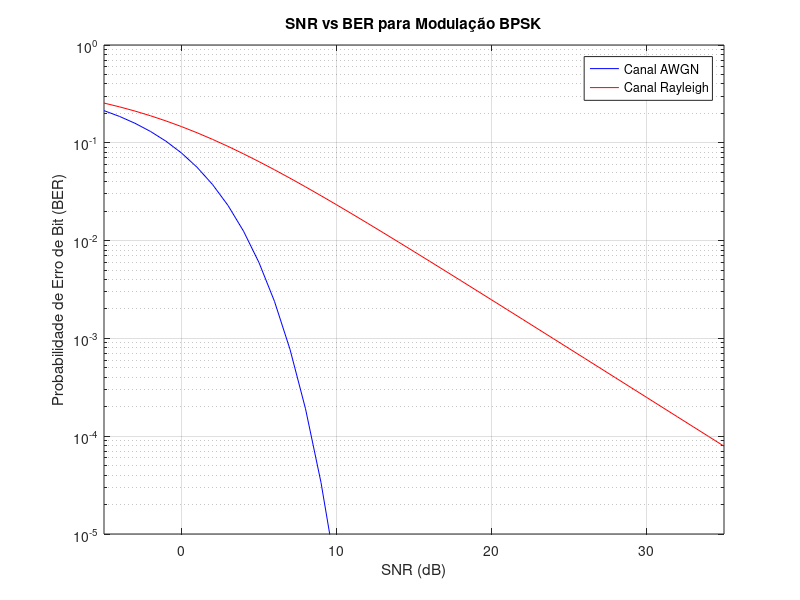
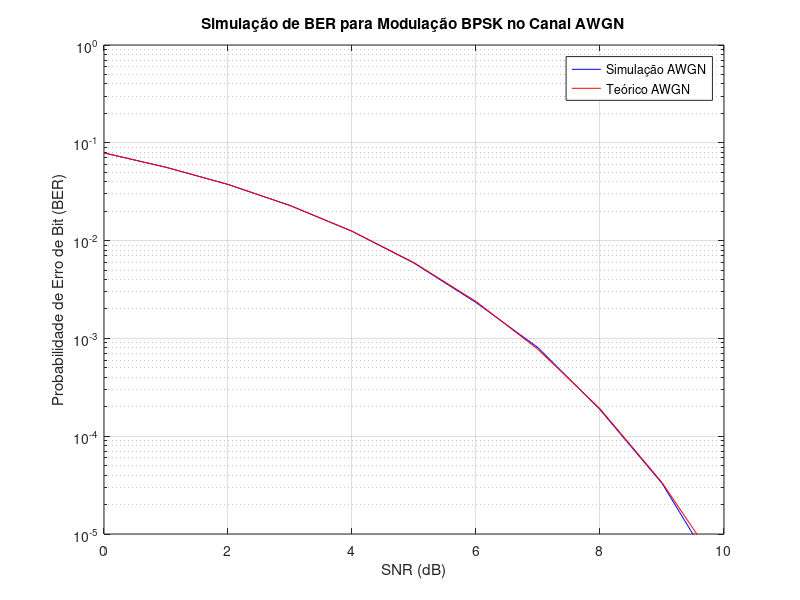
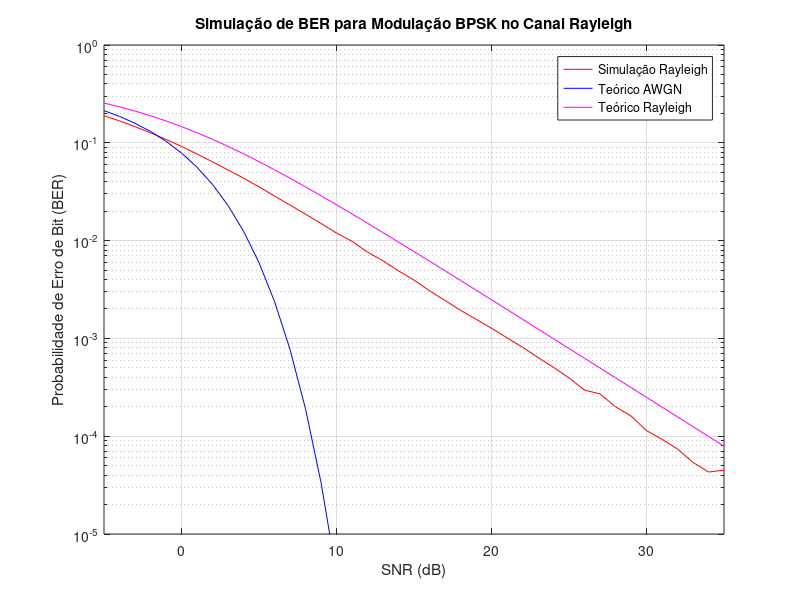
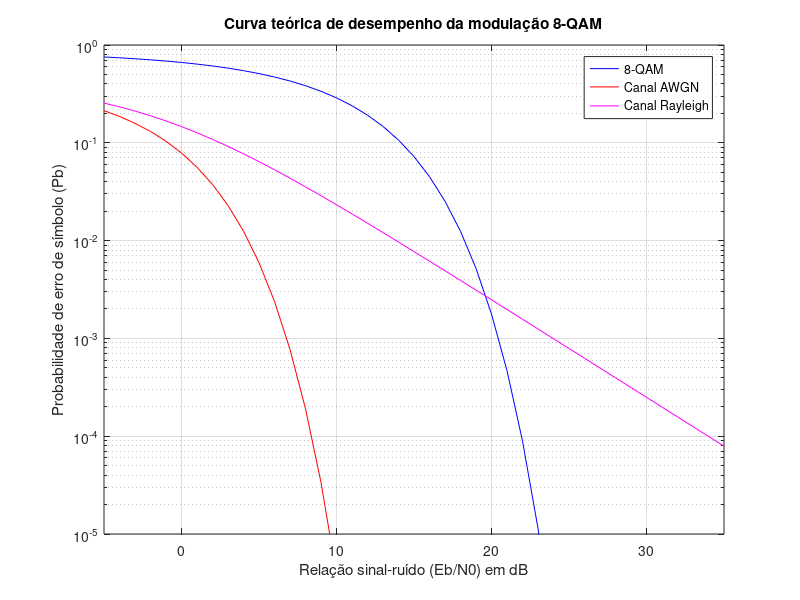

Reproduce these figures in MATLAB, in order.
clc; clear all; close all;

% Roteiro de Simulação para o Canal AWGN
SNR_dB = -5:1:35;
SNR_linear = 10.^(SNR_dB/10);

Pb_AWGN = 0.5 * erfc(sqrt(SNR_linear));
Pb_Rayleigh = 0.5 * (1 - sqrt(SNR_linear ./ (1 + SNR_linear)));

figure;
semilogy(SNR_dB, Pb_AWGN, 'b');
hold on;
semilogy(SNR_dB, Pb_Rayleigh, 'r');
grid on;
xlabel('SNR (dB)');
ylabel('Probabilidade de Erro de Bit (BER)');
title('SNR vs BER para Modulação BPSK');
legend('Canal AWGN', 'Canal Rayleigh');
axis([-5 35 1e-5 1]);
hold off;

% Simulação de BER para Modulação BPSK no Canal AWGN
SNR_dB_AWGN = 0:1:10;
num_bits = 1e6;

BER_AWGN_sim = zeros(length(SNR_dB_AWGN), 1);

for idx = 1:length(SNR_dB_AWGN)
    SNR_linear = 10^(SNR_dB_AWGN(idx) / 10);
    
    Es = 1;  
    N0 = Es / SNR_linear;
    noise_variance = N0 / 2;
    
    bits = randi([0 1], num_bits, 1);
    symbols = 2*bits - 1;  

    noise = sqrt(noise_variance) * randn(num_bits, 1);

    received_signal = symbols + noise;

    detected_bits = received_signal > 0;

    num_errors = sum(bits ~= detected_bits);
    BER_AWGN_sim(idx) = num_errors / num_bits;
end

% Plot da simulação para o canal AWGN
figure;
semilogy(SNR_dB_AWGN, BER_AWGN_sim, 'b');
hold on;
semilogy(SNR_dB_AWGN, 0.5 * erfc(sqrt(10.^(SNR_dB_AWGN / 10))), 'r');
grid on;
xlabel('SNR (dB)');
ylabel('Probabilidade de Erro de Bit (BER)');
title('Simulação de BER para Modulação BPSK no Canal AWGN');
legend('Simulação AWGN', 'Teórico AWGN');
axis([0 10 1e-5 1]);
hold off;

% Simulação de BER para Modulação BPSK no Canal Rayleigh
SNR_dB = -5:1:35;
num_blocks = 100;
block_size = num_bits / num_blocks;

BER_Rayleigh_sim = zeros(length(SNR_dB), 1);

for idx = 1:length(SNR_dB)
    SNR_linear = 10^(SNR_dB(idx) / 10);
    
    Es = 1;  
    N0 = Es / SNR_linear;
    noise_variance = N0 / 2;
    
    num_errors_total = 0;

    for block_idx = 1:num_blocks
      
        bits = randi([0 1], block_size, 1);
        symbols = 2*bits - 1;  

        h = (randn(block_size, 1) + 1i*randn(block_size, 1)) / sqrt(2);

        noise = sqrt(noise_variance) * (randn(block_size, 1) + 1i*randn(block_size, 1)) / sqrt(2);

        received_signal = h .* symbols + noise;

        equalized_signal = received_signal ./ h;

        detected_bits = real(equalized_signal) > 0;

        num_errors = sum(bits ~= detected_bits);
        num_errors_total = num_errors_total + num_errors;
    end

    BER_Rayleigh_sim(idx) = num_errors_total / num_bits;
end

BER_AWGN = qfunc(sqrt(2 * 10.^(SNR_dB / 10)));
BER_Rayleigh_theory = 0.5 * (1 - sqrt(10.^(SNR_dB / 10) ./ (1 + 10.^(SNR_dB / 10))));

figure;
semilogy(SNR_dB, BER_Rayleigh_sim, 'r');
hold on;
semilogy(SNR_dB, BER_AWGN, 'b');
semilogy(SNR_dB, BER_Rayleigh_theory, 'm');
grid on;
xlabel('SNR (dB)');
ylabel('Probabilidade de Erro de Bit (BER)');
title('Simulação de BER para Modulação BPSK no Canal Rayleigh');
legend('Simulação Rayleigh', 'Teórico AWGN', 'Teórico Rayleigh');
axis([-5 35 1e-5 1]);
hold off;

% Modulação 8-QAM
SNR_dB_8QAM = -5:1:35;
SNR_8QAM = 10.^(SNR_dB_8QAM/10);
Pb_8QAM = 7/8 * erfc(sqrt(3/(8^2-1)*SNR_8QAM));

figure;
semilogy(SNR_dB_8QAM, Pb_8QAM, 'b');
hold on;
semilogy(SNR_dB, Pb_AWGN, 'r');
semilogy(SNR_dB, Pb_Rayleigh, 'm');
grid on;
xlabel('Relação sinal-ruído (Eb/N0) em dB');
ylabel('Probabilidade de erro de símbolo (Pb)');
legend('8-QAM', 'Canal AWGN', 'Canal Rayleigh');
title('Curva teórica de desempenho da modulação 8-QAM');
axis([-5 35 1e-5 1]);
hold off;